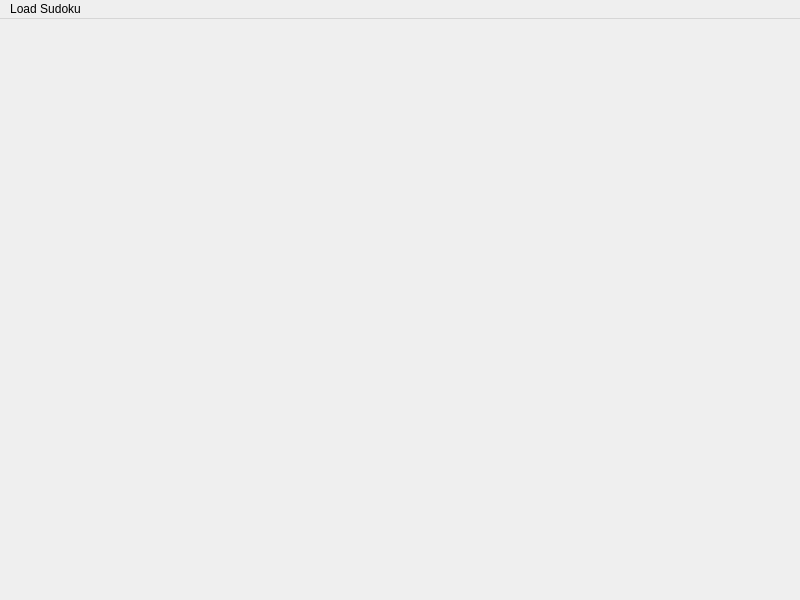
<?xml version="1.0" encoding="UTF-8"?>
<ui version="4.0">
 <class>MainWindow</class>
 <widget class="QMainWindow" name="MainWindow">
  <property name="geometry">
   <rect>
    <x>0</x>
    <y>0</y>
    <width>800</width>
    <height>600</height>
   </rect>
  </property>
  <property name="windowTitle">
   <string>MySudoku</string>
  </property>
  <property name="documentMode">
   <bool>false</bool>
  </property>
  <widget class="QWidget" name="centralwidget">
   <layout class="QVBoxLayout" name="verticalLayout"/>
  </widget>
  <widget class="QMenuBar" name="menuBar">
   <property name="geometry">
    <rect>
     <x>0</x>
     <y>0</y>
     <width>800</width>
     <height>21</height>
    </rect>
   </property>
   <widget class="QMenu" name="menuLoader">
    <property name="title">
     <string>Load Sudoku</string>
    </property>
    <addaction name="actionLoadFromCsv"/>
   </widget>
   <addaction name="menuLoader"/>
  </widget>
  <action name="actionLoadFromCsv">
   <property name="checkable">
    <bool>false</bool>
   </property>
   <property name="text">
    <string>from csv</string>
   </property>
  </action>
 </widget>
 <resources/>
 <connections/>
</ui>
